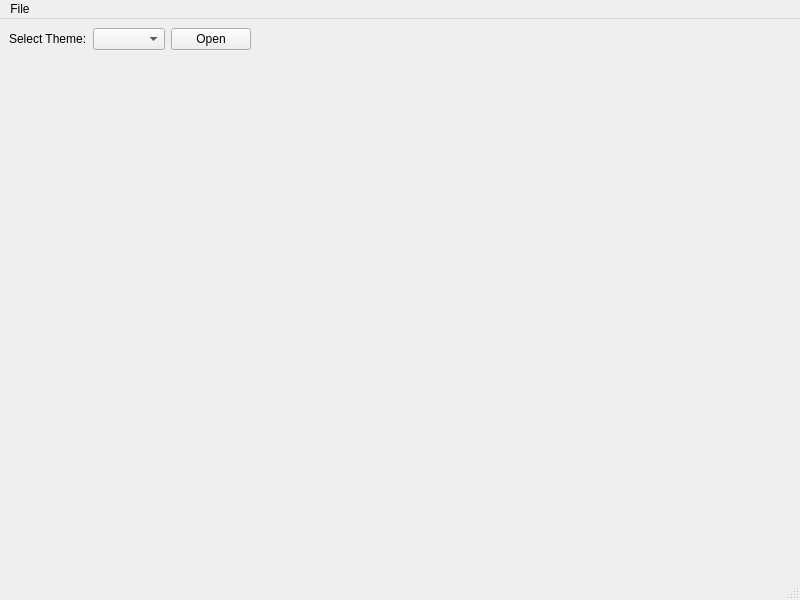
<?xml version="1.0" encoding="UTF-8"?>
<ui version="4.0">
 <class>MainWindow</class>
 <widget class="QMainWindow" name="MainWindow">
  <property name="geometry">
   <rect>
    <x>0</x>
    <y>0</y>
    <width>800</width>
    <height>600</height>
   </rect>
  </property>
  <property name="windowTitle">
   <string>MainWindow</string>
  </property>
  <widget class="QWidget" name="centralwidget">
   <property name="maximumSize">
    <size>
     <width>1920</width>
     <height>1080</height>
    </size>
   </property>
   <layout class="QGridLayout" name="gridLayout">
    <item row="0" column="0">
     <layout class="QHBoxLayout" name="horizontalLayout">
      <property name="sizeConstraint">
       <enum>QLayout::SetDefaultConstraint</enum>
      </property>
      <item>
       <widget class="QLabel" name="label">
        <property name="text">
         <string>Select Theme:</string>
        </property>
       </widget>
      </item>
      <item>
       <widget class="QComboBox" name="comboBox"/>
      </item>
      <item>
       <widget class="QPushButton" name="pushButton">
        <property name="text">
         <string>Open</string>
        </property>
       </widget>
      </item>
      <item>
       <spacer name="horizontalSpacer">
        <property name="orientation">
         <enum>Qt::Horizontal</enum>
        </property>
        <property name="sizeHint" stdset="0">
         <size>
          <width>40</width>
          <height>20</height>
         </size>
        </property>
       </spacer>
      </item>
     </layout>
    </item>
    <item row="1" column="0">
     <layout class="QVBoxLayout" name="verticalLayout" stretch="0">
      <property name="spacing">
       <number>0</number>
      </property>
      <property name="sizeConstraint">
       <enum>QLayout::SetDefaultConstraint</enum>
      </property>
      <item>
       <spacer name="verticalSpacer">
        <property name="orientation">
         <enum>Qt::Vertical</enum>
        </property>
        <property name="sizeHint" stdset="0">
         <size>
          <width>20</width>
          <height>40</height>
         </size>
        </property>
       </spacer>
      </item>
     </layout>
    </item>
   </layout>
  </widget>
  <widget class="QMenuBar" name="menubar">
   <property name="geometry">
    <rect>
     <x>0</x>
     <y>0</y>
     <width>800</width>
     <height>22</height>
    </rect>
   </property>
   <widget class="QMenu" name="menuFIle">
    <property name="title">
     <string>File</string>
    </property>
    <addaction name="actionOpen_csv_file"/>
    <addaction name="actionExit"/>
   </widget>
   <addaction name="menuFIle"/>
  </widget>
  <widget class="QStatusBar" name="statusbar"/>
  <action name="actionOpen_csv_file">
   <property name="text">
    <string>Open csv file</string>
   </property>
  </action>
  <action name="actionExit">
   <property name="text">
    <string>Exit</string>
   </property>
  </action>
 </widget>
 <resources/>
 <connections/>
</ui>
